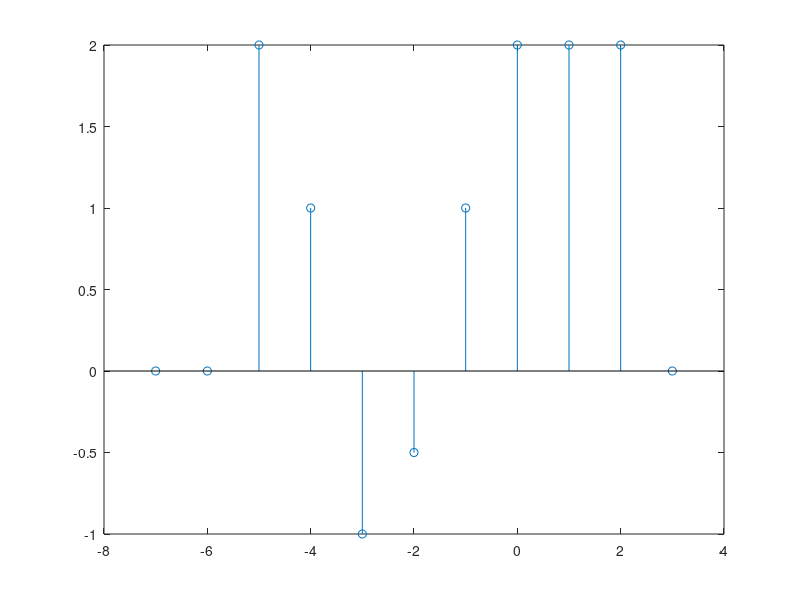

Write the MATLAB code that produced this figure.
clc;
clear all;
close all;
%%
t = -7:1:3;
x = zeros(size(t));
for i = 1:length(t);
    p = t(i) + 2;
    if p == -3
        x(i) = 2;
    elseif p == -2
        x(i) = 1;
    elseif p == -1
        x(i) = -1;
    elseif p == 0
        x(i) = -0.5;
    elseif p == 1
        x(i) = 1;
    elseif p >= 2 && p <= 4
        x(i) = 2;
    end;
end;
stem(t, x);
